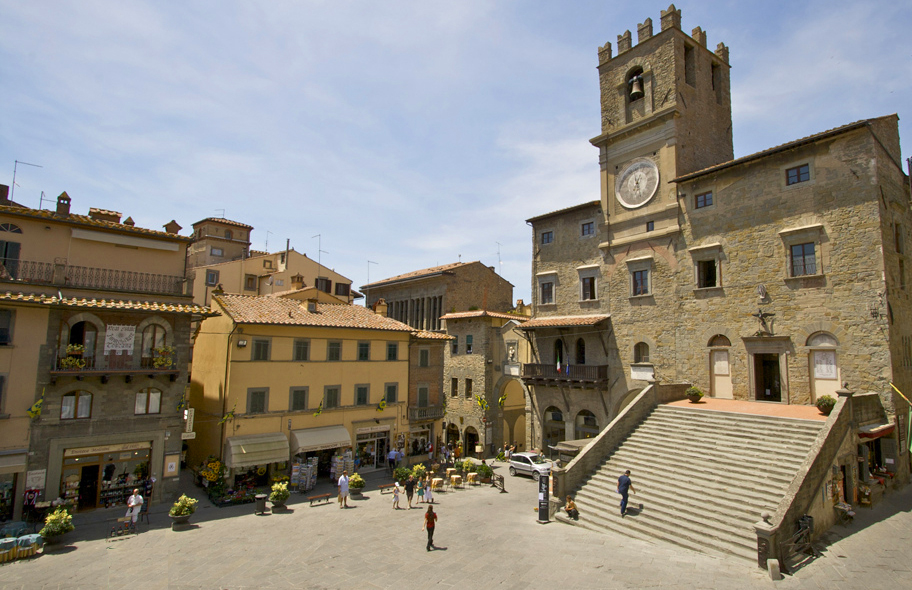
//> input picture project_week_1/cortona.jpg, 912 x 590 px
$ ./split_RBG_channels   (built with g++ and OpenCV 4)
//> lines starting //> are read from the running program, lines starting //| are printed output that depends on the picture
#include "pch.h"
#include <iostream>
#include <opencv2/opencv.hpp>
//#include "opencv2/highgui/highgui.hpp"
//#include "opencv2/imgproc/imgproc.hpp"
//#include <opencv2/core/core.hpp>

int main()
{
	cv::Mat img = cv::imread("cortona.jpg");
//> img is the input picture: 590 rows x 912 cols, CV_8UC3; mean B, G, R 126.9, 136.3, 141.6
	if (img.empty())
	{
		std::cout << "Could not open or find the image!\n" << std::endl;
	}

	// display image
	cv::namedWindow("image", cv::WINDOW_AUTOSIZE);
	cv::imshow("image", img);

	// split image into 3 channels
	cv::Mat RGBchannels[3];
	cv::split(img, RGBchannels);
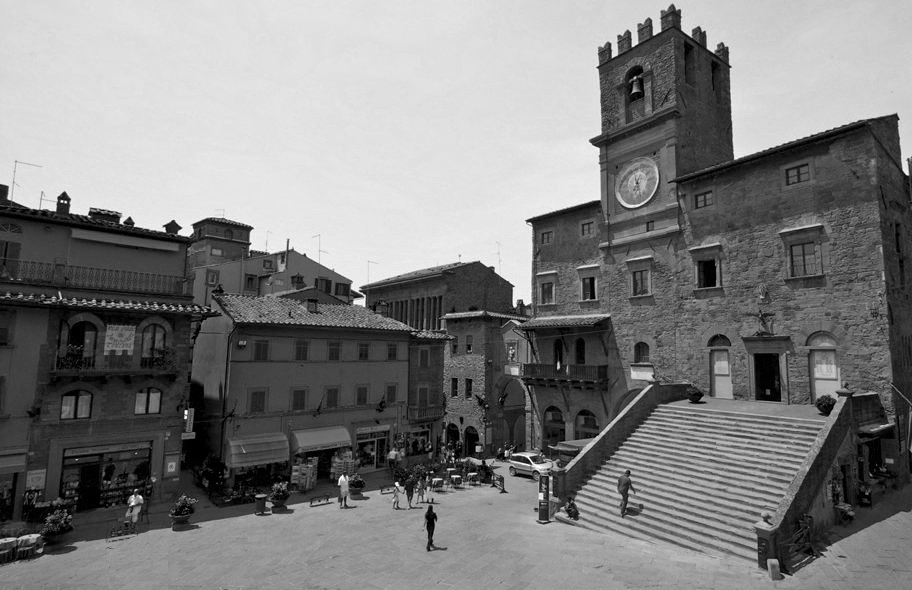
//> RGBchannels[0]: 590 rows x 912 cols, CV_8UC1; min 0, max 255, mean 126.9
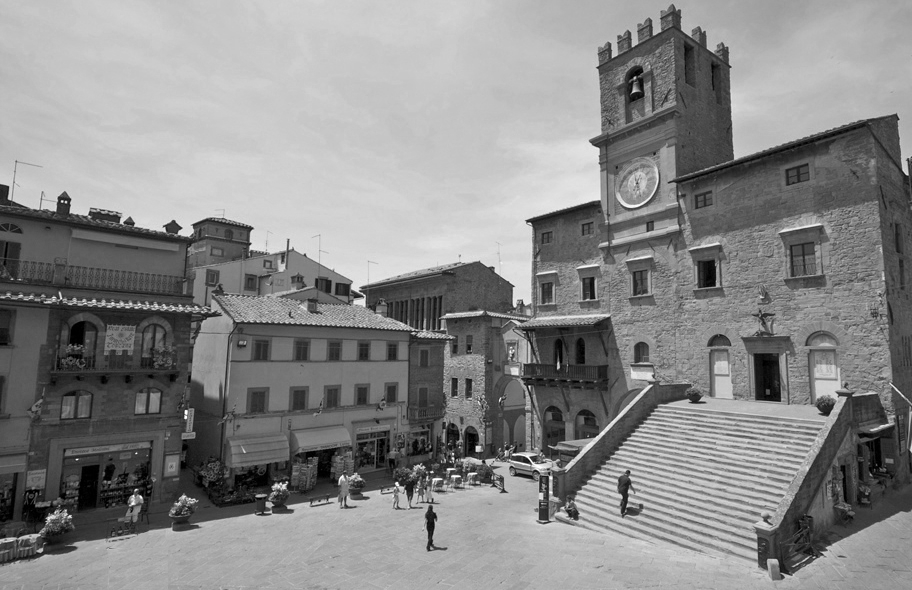
//> RGBchannels[1]: 590 rows x 912 cols, CV_8UC1; min 0, max 255, mean 136.3
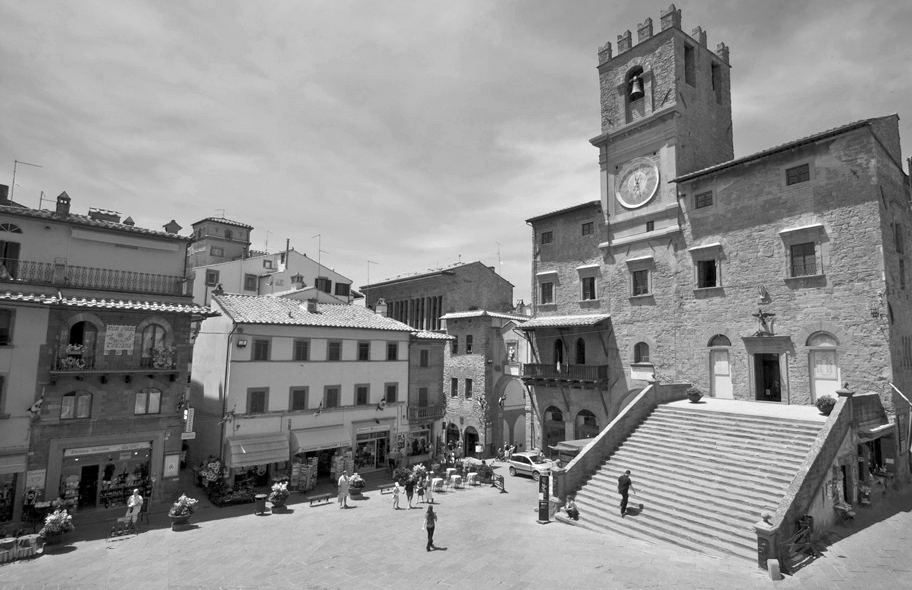
//> RGBchannels[2]: 590 rows x 912 cols, CV_8UC1; min 0, max 255, mean 141.6

	// for BLUE color comment this line:
	RGBchannels[0] = cv::Mat::zeros(img.rows, img.cols, CV_8UC1);
//> RGBchannels[0]: 590 rows x 912 cols, CV_8UC1; every value is 0
	// for GREEN color comment this line:
	RGBchannels[1] = cv::Mat::zeros(img.rows, img.cols, CV_8UC1);
	// for RED color comment this line:
	//RGBchannels[2] = cv::Mat::zeros(img.rows, img.cols, CV_8UC1);

	cv::merge(RGBchannels, 3, img);
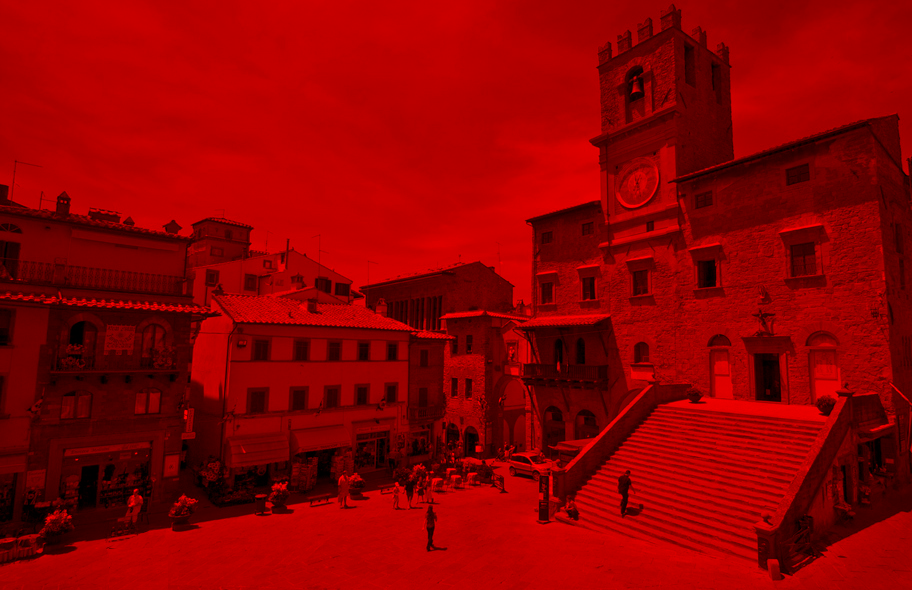
//> img: 590 rows x 912 cols, CV_8UC3; mean B, G, R 0, 0, 141.6
	cv::imshow("color", img);

	cv::waitKey(0);
	return 0;
}

$ run again, with project_week_1/fellini.jpg copied over project_week_1/cortona.jpg
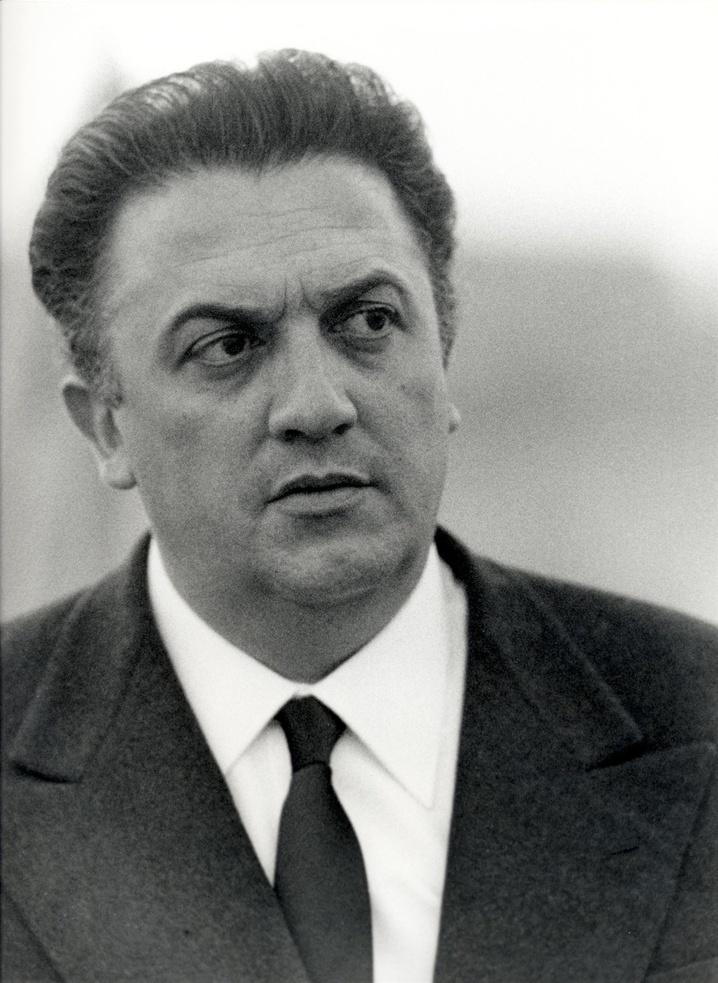
//> input picture project_week_1/fellini.jpg, 718 x 983 px, shrunk from 1276 x 1748 before the run
//> img is the input picture: 983 rows x 718 cols, CV_8UC3; mean B, G, R 134.9, 137.4, 136
//> `cv::merge(RGBchannels, 3, img);`:
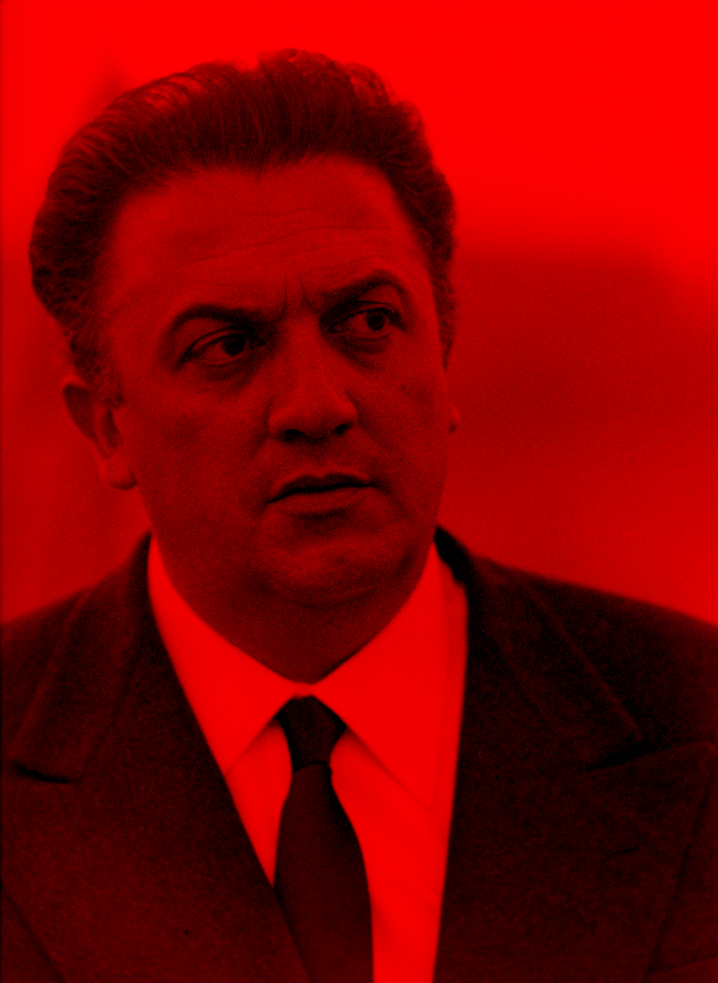
//> img: 983 rows x 718 cols, CV_8UC3; mean B, G, R 0, 0, 136
